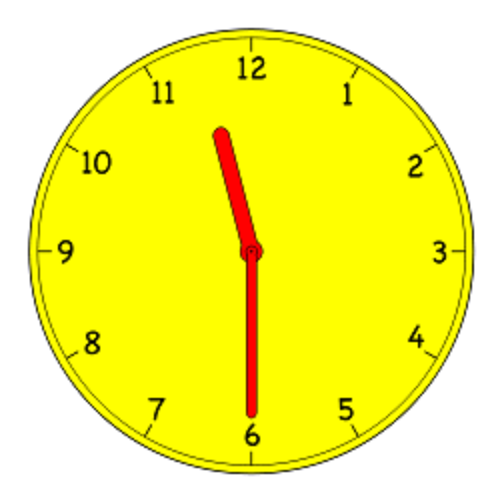
//> input picture opencv/dashboard/opencv/time_5.jpg, 500 x 500 px
$ ./biaopan   (built with g++ and OpenCV 4)
//> lines starting //> are read from the running program, lines starting //| are printed output that depends on the picture; after the words box and inside, x2 and y2 are one past the last pixel; in counts of white or black regions, pixels touching at a corner belong together
### opencv/dashboard/opencv/ExtendHoughCircle.h
#pragma once

#include <cv.h>
#include <windows.h>

struct circle_found
{
	float score;	//匹配分数
	cv::Vec3f circle;	//找到的圆
};

namespace ExtendCV
{
	//_image——输入的图像，必须为8位单通道，_circles——找到的圆，dp——cv::houghcircles中的dp，min_dist——cv::houghcircles中的minDist两圆最小距离
	//low_threshold——将_image预处理提取轮廓的canny低阈值，high_threshold——将_image预处理提取轮廓的canny高阈值
	//acc_threshold——cv::houghcircles中的param2累加器值，minRadius——圆的最小半径，maxRadius——圆的最大半径
	//minScore——找出的圆与现有的轮廓的重合率，作为分数
	//_contour_image——可选的输入轮廓图，如果这里非空，则将low_threshold与high_threshold忽略（方便轮廓图的进一步预处理）
	void FindCircles( cv::InputArray _image, cv::vector<circle_found>& _circles,float dp, int min_dist,
	int low_threshold, int high_threshold,int acc_threshold,int minRadius, int maxRadius,
	float minScore, cv::InputArray _contour_image=cv::Mat() );

}

### opencv/dashboard/opencv/ExtendHoughCircle.cpp
//----------------------------------------------------------------------------
//   20014.11.26 by Charles

/*	circle_found为找圆结果的结构
	FindCircles为最终对外的接口，其他都是内部函数
//优化处理后打包好的HoughCircles接口，cv核心算法的优化补充在该函数中添加如下：
//1、添加cvCanny的低阈值low_threshold，参数控制可以更灵活
//2、可选择性的手动输入轮廓图代替cv核心算法内自动调用的canny，可以更有效的进行预处理
//3、添加分数过滤，将找出的圆与实际轮廓对比重合率（如果输入了轮廓图则与轮廓图比，否则用算法内部自动生成的轮廓图对比），
//		按照分数高低排序,并过滤掉分数过低的圆
*/
//----------------------------------------------------------------------------

#include "ExtendHoughCircle.h"


// [4 lines left out: function SortCircleFound, not called in this run]

const int STORAGE_SIZE = 1 << 12;

#define hough_cmp_gt(l1,l2) (aux[l1] > aux[l2])

#define cvSobel_Core 5
#define overlap_check_brush 2

enum { XY_SHIFT = 16, XY_ONE = 1 << XY_SHIFT, DRAWING_STORAGE_BLOCK = (1<<12) - 256 };

// [13 lines left out: function CV_IMPLEMENT_QSORT_EX, not called in this run]

static void icvFindCirclesGradient( CvMat* img, cv::Mat &contour_img, float dp, float min_dist,int min_radius, int max_radius,
	int low_threshold, int high_threshold,int acc_threshold,CvSeq* circles, int circles_max )
{
	const int SHIFT = 10, ONE = 1 << SHIFT;
	cv::Ptr<CvMat> dx, dy;
	cv::Ptr<CvMat> edges, accum, dist_buf;
	std::vector<int> sort_buf;
	cv::Ptr<CvMemStorage> storage;

	int x, y, i, j, k, center_count, nz_count;
	float min_radius2 = (float)min_radius*min_radius;
	float max_radius2 = (float)max_radius*max_radius;
	int rows, cols, arows, acols;
	int astep, *adata;
	float* ddata;
	CvSeq *nz, *centers;
	float idp, dr;
	CvSeqReader reader;

	//如果输入的轮廓图尺寸与输入的源图完全相同，则使用输入的轮廓图，否则cvCanny提取轮廓图，可以更灵活的预处理图像
	if ( contour_img.cols==img->cols && contour_img.rows==img->rows )
	{
		edges = cvCloneMat(&CvMat(contour_img));
	}else
	{
		edges = cvCreateMat( img->rows, img->cols, CV_8UC1 );
		cvCanny( img, edges, low_threshold, high_threshold, 3 );	//添加cvCanny的低阈值low_threshold，参数控制可以更灵活
		contour_img=cv::Mat(edges)+0;
	}

	dx = cvCreateMat( img->rows, img->cols, CV_16SC1 );
	dy = cvCreateMat( img->rows, img->cols, CV_16SC1 );
	///////////////////////////////////计算方向导数的Sobel核大小，重要参数////////////////////////////////////////
	cvSobel( img, dx, 1, 0, cvSobel_Core );
	cvSobel( img, dy, 0, 1, cvSobel_Core );

	if( dp < 1.f )
		dp = 1.f;
	idp = 1.f/dp;
	accum = cvCreateMat( cvCeil(img->rows*idp)+2, cvCeil(img->cols*idp)+2, CV_32SC1 );
	cvZero(accum);

	storage = cvCreateMemStorage();
	nz = cvCreateSeq( CV_32SC2, sizeof(CvSeq), sizeof(CvPoint), storage );
	centers = cvCreateSeq( CV_32SC1, sizeof(CvSeq), sizeof(int), storage );

	rows = img->rows;
	cols = img->cols;
	arows = accum->rows - 2;
	acols = accum->cols - 2;
	adata = accum->data.i;
	astep = accum->step/sizeof(adata[0]);
	// Accumulate circle evidence for each edge pixel
	for( y = 0; y < rows; y++ )
	{
		const uchar* edges_row = edges->data.ptr + y*edges->step;
		const short* dx_row = (const short*)(dx->data.ptr + y*dx->step);
		const short* dy_row = (const short*)(dy->data.ptr + y*dy->step);

		for( x = 0; x < cols; x++ )
		{
			float vx, vy;
			int sx, sy, x0, y0, x1, y1, r;
			CvPoint pt;

			vx = dx_row[x];
			vy = dy_row[x];

			if( !edges_row[x] || (vx == 0 && vy == 0) )
				continue;

			float mag = sqrt(vx*vx+vy*vy);
			assert( mag >= 1 );
			sx = cvRound((vx*idp)*ONE/mag);
			sy = cvRound((vy*idp)*ONE/mag);

			x0 = cvRound((x*idp)*ONE);
			y0 = cvRound((y*idp)*ONE);
			// Step from min_radius to max_radius in both directions of the gradient
			for(int k1 = 0; k1 < 2; k1++ )
			{
				x1 = x0 + min_radius * sx;
				y1 = y0 + min_radius * sy;

				for( r = min_radius; r <= max_radius; x1 += sx, y1 += sy, r++ )
				{
					int x2 = x1 >> SHIFT, y2 = y1 >> SHIFT;
					if( (unsigned)x2 >= (unsigned)acols ||
						(unsigned)y2 >= (unsigned)arows )
						break;
					adata[y2*astep + x2]++;
				}

				sx = -sx; sy = -sy;
			}

			pt.x = x; pt.y = y;
			cvSeqPush( nz, &pt );
		}
	}

	nz_count = nz->total;
	if( !nz_count )
		return;
	//Find possible circle centers
	for( y = 1; y < arows - 1; y++ )
	{
		for( x = 1; x < acols - 1; x++ )
		{
			int base = y*(acols+2) + x;
			if( adata[base] > acc_threshold &&
				adata[base] > adata[base-1] && adata[base] > adata[base+1] &&
				adata[base] > adata[base-acols-2] && adata[base] > adata[base+acols+2] )
				cvSeqPush(centers, &base);
		}
	}

	center_count = centers->total;
	if( !center_count )
		return;

	sort_buf.resize( MAX(center_count,nz_count) );
	cvCvtSeqToArray( centers, &sort_buf[0] );

	icvHoughSortDescent32s( &sort_buf[0], center_count, adata );
	cvClearSeq( centers );
	cvSeqPushMulti( centers, &sort_buf[0], center_count );

	dist_buf = cvCreateMat( 1, nz_count, CV_32FC1 );
	ddata = dist_buf->data.fl;

	dr = dp;
	min_dist = MAX( min_dist, dp );
	min_dist *= min_dist;
	// For each found possible center
	// Estimate radius and check support
	for( i = 0; i < centers->total; i++ )
	{
		int ofs = *(int*)cvGetSeqElem( centers, i );
		y = ofs/(acols+2);
		x = ofs - (y)*(acols+2);
		//Calculate circle's center in pixels
		float cx = (float)((x + 0.5f)*dp), cy = (float)(( y + 0.5f )*dp);
		float start_dist, dist_sum;
		float r_best = 0;
		int max_count = 0;
		// Check distance with previously detected circles
		for( j = 0; j < circles->total; j++ )
		{
			float* c = (float*)cvGetSeqElem( circles, j );
			if( (c[0] - cx)*(c[0] - cx) + (c[1] - cy)*(c[1] - cy) < min_dist )
				break;
		}

		if( j < circles->total )
			continue;
		// Estimate best radius
		cvStartReadSeq( nz, &reader );
		for( j = k = 0; j < nz_count; j++ )
		{
			CvPoint pt;
			float _dx, _dy, _r2;
			CV_READ_SEQ_ELEM( pt, reader );
			_dx = cx - pt.x; _dy = cy - pt.y;
			_r2 = _dx*_dx + _dy*_dy;
			if(min_radius2 <= _r2 && _r2 <= max_radius2 )
			{
				ddata[k] = _r2;
				sort_buf[k] = k;
				k++;
			}
		}

		int nz_count1 = k, start_idx = nz_count1 - 1;
		if( nz_count1 == 0 )
			continue;
		dist_buf->cols = nz_count1;
		cvPow( dist_buf, dist_buf, 0.5 );
		icvHoughSortDescent32s( &sort_buf[0], nz_count1, (int*)ddata );

		dist_sum = start_dist = ddata[sort_buf[nz_count1-1]];
		for( j = nz_count1 - 2; j >= 0; j-- )
		{
			float d = ddata[sort_buf[j]];

			if( d > max_radius )
				break;

			if( d - start_dist > dr )
			{
				float r_cur = ddata[sort_buf[(j + start_idx)/2]];
				if( (start_idx - j)*r_best >= max_count*r_cur ||
					(r_best < FLT_EPSILON && start_idx - j >= max_count) )
				{
					r_best = r_cur;
					max_count = start_idx - j;
				}
				start_dist = d;
				start_idx = j;
				dist_sum = 0;
			}
			dist_sum += d;
		}
		// Check if the circle has enough support
		if( max_count > acc_threshold )
		{
			float c[3];
			c[0] = cx;
			c[1] = cy;
			c[2] = (float)r_best;
			cvSeqPush( circles, c );
			if( circles->total > circles_max )
				return;
		}
	}
}

CV_IMPL CvSeq* cvFindCircles( CvArr* src_image, cv::Mat &contour_image, void* circle_storage,float dp, int min_dist,
	int low_threshold, int high_threshold,int acc_threshold,int min_radius, int max_radius)
{
	CvSeq* result = 0;

	CvMat stub, *img = (CvMat*)src_image;

	CvMat* mat = 0;
	CvSeq* circles = 0;
	CvSeq circles_header;
	CvSeqBlock circles_block;
	int circles_max = INT_MAX;

	img = cvGetMat( img, &stub );

	if( !CV_IS_MASK_ARR(img))
		CV_Error( CV_StsBadArg, "The source image must be 8-bit, single-channel" );

	if ( contour_image.cols==img->cols && contour_image.rows==img->rows )
	{
		if( contour_image.type()!=CV_8UC1)
			CV_Error( CV_StsBadArg, "The contour image must be 8-bit, single-channel" );
	}

	if( !circle_storage )
		CV_Error( CV_StsNullPtr, "NULL destination" );

	if( dp <= 0 || min_dist <= 0 || low_threshold <= 0 || high_threshold <= 0 || acc_threshold <= 0 )
		CV_Error( CV_StsOutOfRange, "dp, min_dist, canny_threshold and acc_threshold must be all positive numbers" );

	min_radius = MAX( min_radius, 0 );
	if( max_radius <= 0 )
		max_radius = MAX( img->rows, img->cols );
	else if( max_radius <= min_radius )
		max_radius = min_radius + 2;

	if( CV_IS_STORAGE( circle_storage ))
	{
		circles = cvCreateSeq( CV_32FC3, sizeof(CvSeq),
			sizeof(float)*3, (CvMemStorage*)circle_storage );
	}
	else if( CV_IS_MAT( circle_storage ))
	{
		mat = (CvMat*)circle_storage;

		if( !CV_IS_MAT_CONT( mat->type ) || (mat->rows != 1 && mat->cols != 1) ||
			CV_MAT_TYPE(mat->type) != CV_32FC3 )
			CV_Error( CV_StsBadArg,
			"The destination matrix should be continuous and have a single row or a single column" );

		circles = cvMakeSeqHeaderForArray( CV_32FC3, sizeof(CvSeq), sizeof(float)*3,
			mat->data.ptr, mat->rows + mat->cols - 1, &circles_header, &circles_block );
		circles_max = circles->total;
		cvClearSeq( circles );
	}
	else
		CV_Error( CV_StsBadArg, "Destination is not CvMemStorage* nor CvMat*" );

	icvFindCirclesGradient( img, contour_image, (float)dp, (float)min_dist,
		min_radius, max_radius, low_threshold,high_threshold,
		acc_threshold, circles, circles_max );

	if( mat )
	{
		if( mat->cols > mat->rows )
			mat->cols = circles->total;
		else
			mat->rows = circles->total;
	}
	else
		result = circles;

	return result;
}

// [98 lines left out: function CheckCircleOverlap, not called in this run]

void ExtendCV::FindCircles( cv::InputArray _image, cv::vector<circle_found>& _circles,float dp, int min_dist,
	int low_threshold, int high_threshold,int acc_threshold,int minRadius, int maxRadius,
	float minScore, cv::InputArray _contour_image )
{
	cv::Ptr<CvMemStorage> storage = cvCreateMemStorage(STORAGE_SIZE);
	cv::Mat image = _image.getMat();
	if (image.channels()!=1)
	{
		cv::cvtColor(image,image,CV_BGR2GRAY);
	}
	CvMat c_image = image;
	cv::Mat contour_image = _contour_image.getMat();

	cv::vector<cv::Vec3f> circles_all;
	CvSeq* seq = cvFindCircles( &c_image, contour_image, storage, dp, min_dist, low_threshold, high_threshold,
			acc_threshold, minRadius,maxRadius );
	seqToMat(seq, circles_all);
	std::vector<std::vector<cv::Point>> contours;
	findContours(contour_image,contours,CV_RETR_LIST,CV_CHAIN_APPROX_SIMPLE);
	drawContours(contour_image,contours,-1,cv::Scalar(255),overlap_check_brush);

// 	Mat draw_mat=Mat(contour_image.rows,contour_image.cols,CV_8UC1);
	UINT NonZeroCount_circle,NonZeroCount_overlap;
	float overlap_score=0;
	_circles.clear();
	int vector_size=circles_all.size();
	for (int i=0,j=0;i<vector_size;i++)
	{
		NonZeroCount_circle=CheckCircleOverlap(contour_image,
			cv::Point(circles_all[i][0],circles_all[i][1]),circles_all[i][2],NonZeroCount_overlap);

		overlap_score=(float)NonZeroCount_overlap/(float)NonZeroCount_circle;
		if (overlap_score>minScore)
		{
			_circles.push_back(circle_found());
			_circles[j].score=overlap_score;
			_circles[j].circle=circles_all[i];
			j++;	//分开计数，i记录的是比对过的总数，j记录的是比对后可以通过的计数
		}
	}
	std::sort(_circles.begin(),_circles.end(),SortCircleFound);
}

### opencv/dashboard/opencv/biaopan.cpp
#include "opencv2/highgui/highgui.hpp"
#include "opencv2/imgproc/imgproc.hpp"
#include "ExtendHoughCircle.h"
#include <iostream>
#include <list>
using namespace cv;
using namespace std;
using namespace ExtendCV;


#define eps 0.0000000001
#define PI acos(-1.0)
int dcmp(double x){
	if(fabs(x)<eps)return 0;
	else return x<0 ? -1:1;
}
double Dot(Point A,Point B){return A.x*B.x+A.y*B.y;}//向量点积
double Length(Point A){return sqrt(Dot(A,A));}//向量模长
double Cross(Point A,Point B){return A.x*B.y-A.y*B.x;}//向量叉积
double Angle(Point A,Point B){return acos(Dot(A,B)/Length(A)/Length(B));}//求向量的夹角
double DistanceToLine(Point P,Point A,Point B)//点到直线的距离
{
	Point v1=B-A,v2=P-A;
	return fabs(Cross(v1,v2))/Length(v1);//如果不加绝对值是带有方向的距离
}
double DistancetoSegment(Point P,Point A,Point B){//点到线段的距离
	if(A==B)return Length(P-A);
	Point v1=B-A,v2=P-A,v3=P-B;
	if(dcmp(Dot(v1,v2))<0)return  Length(v2);
	else if(dcmp(Dot(v1,v3))>0)return Length(v3);
	else return fabs(Cross(v1,v2))/Length(v1);
}
//-----------------------------------------------------------------------------
class MyLine{
public:
	int id;//编号
	int k;//倾斜角[0-360)
	int l;//长度
public:
	MyLine(int ID=0,int K=0,int L=0){id=ID,k=K,l=L;}//构造函数
	bool operator<(const MyLine &A){return k<A.k;}//重定义小于号
	void print(){printf("id: %3d  k: %3d°  l: %3d\n",id,k,l);}//输出函数
};//自定义直线
//-----------------------------------------------------------------------------
int main()
{
	Mat src = imread("time_5.jpg",0);//读取图片到mat
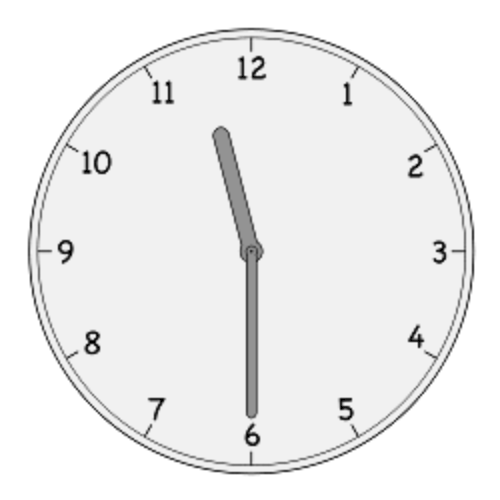
//> src: 500 rows x 500 cols, CV_8UC1; min 0, max 255, mean 238.5
	Mat temp,dst;//src-->temp-->dst(src为原图；temp是src经canny提取边缘的图，
	//用于下面霍夫变换；dst是最终结果图，要在temp灰度图的基础上变为彩色图才能呈现画线效果）

	Canny(src, temp, 10, 140, 3);//提取边缘(如果不边缘提取就会浪费巨大时间）
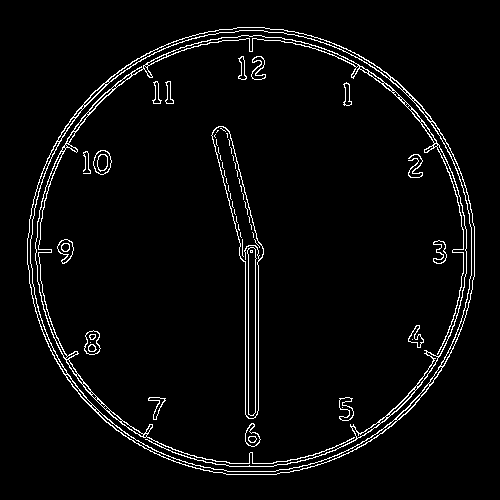
//> temp: 500 rows x 500 cols, CV_8UC1; 3.7% white in thin lines or dots, all inside (x1, y1, x2, y2) = (27, 27, 475, 475)
	cvtColor(temp, dst, CV_GRAY2BGR);//将边缘提取的灰度图转换为BGR图便于画线

	imshow("temp", temp);
	imshow("dst0", dst);

	//储存检测圆的容器
	//std::vector<Vec3f> circles;
	//调用Hough变换检测圆
	//参数为：待检测图像，检测结果，检测方法（这个参数唯一）,累加器的分辨率，两个圆间的距离，canny门限的上限（下限自动设为上限的一半），圆心所需要的最小的投票数，最大和最小半径
	//HoughCircles(temp,circles,CV_HOUGH_GRADIENT,2,50,200,100,100,300);

	vector<circle_found> circles;
	FindCircles(src,circles,1,1,183,332,10,200,210,0.5);
//> (the run ends here: the program needs code that is not available in this run, at `contour_img=cv::Mat(edges)+0;`)

$ run again, with opencv/dashboard/opencv/time_0.jpg copied over opencv/dashboard/opencv/time_5.jpg
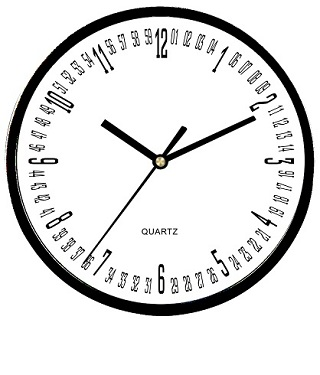
//> input picture opencv/dashboard/opencv/time_0.jpg, 320 x 375 px
//> `Canny(src, temp, 10, 140, 3);`:
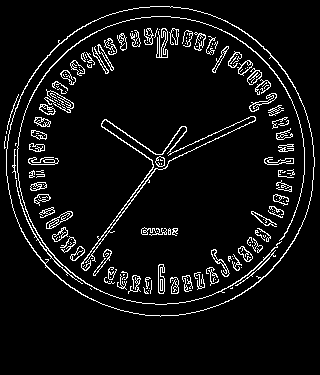
//> temp: 375 rows x 320 cols, CV_8UC1; 6.6% white in thin lines or dots, all inside (x1, y1, x2, y2) = (4, 6, 315, 317)
